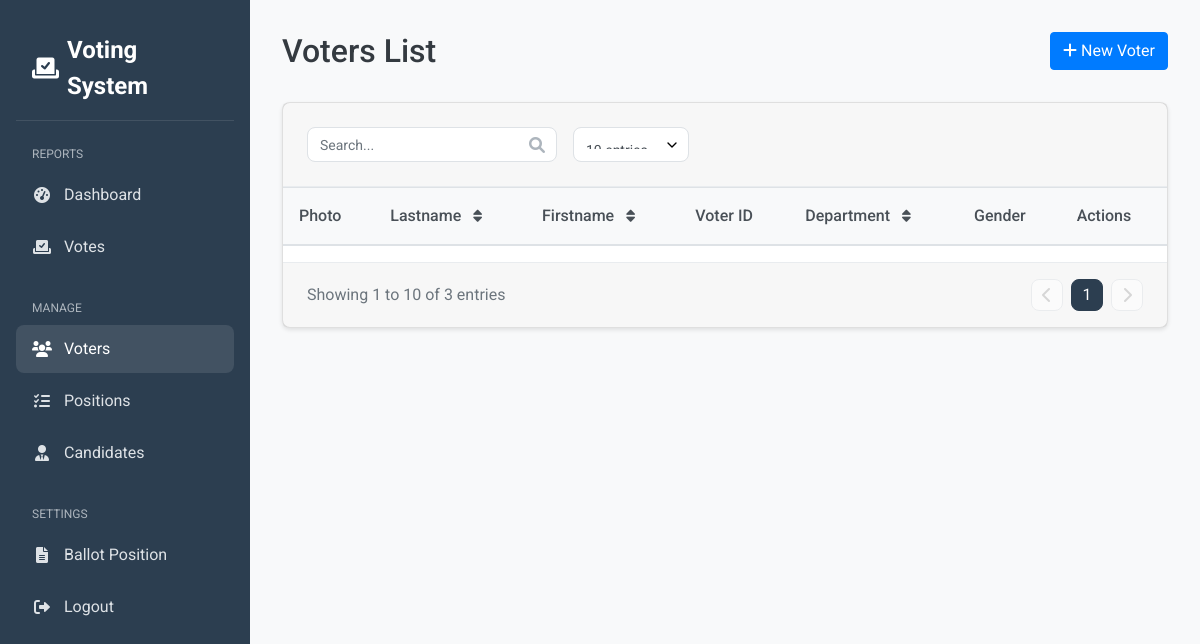
Page /admin/voters.php (signed in) on the earlier database version.
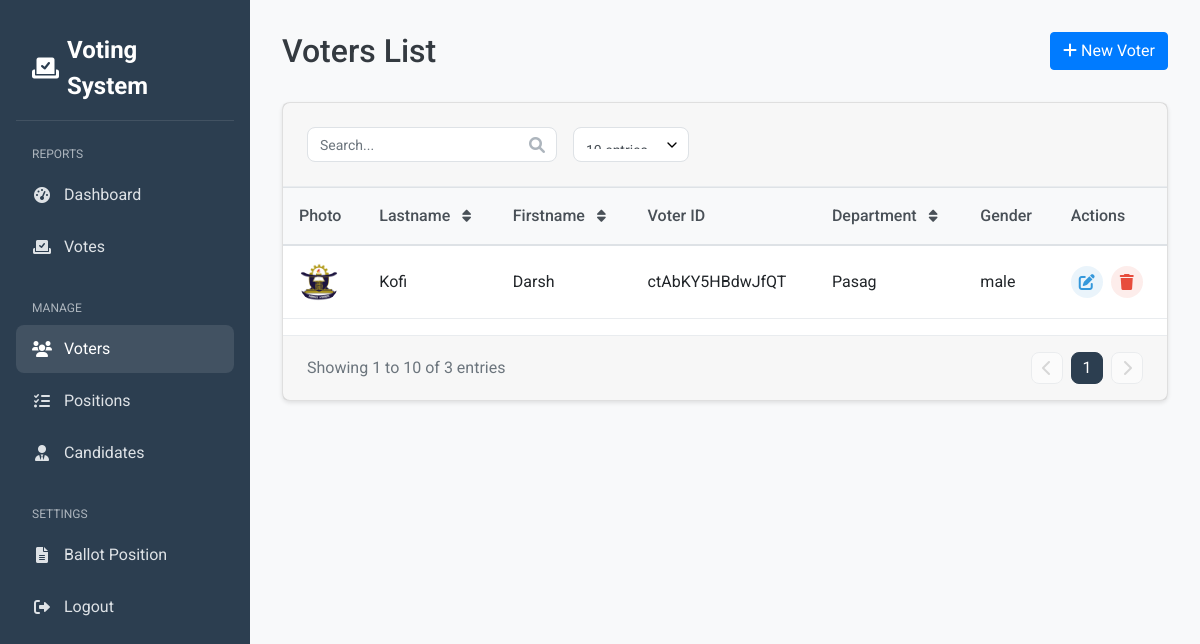
Same page on the later database version.
### tables this page shows
CREATE TABLE `voters` (
  `id` int(11) NOT NULL,
  `voters_id` varchar(15) NOT NULL,
  `password` varchar(60) NOT NULL,
  `firstname` varchar(30) NOT NULL,
  `lastname` varchar(30) NOT NULL,
  `photo` varchar(150) NOT NULL,
  `gender` varchar(100) NOT NULL,
  `department` varchar(100) NOT NULL
);

### admin/voters.php (the view, shortened to what this page needs)
<?php include 'includes/session.php'; ?>
<!DOCTYPE html>
<html>
<head>
    <link rel="stylesheet" href="https://cdn.jsdelivr.net/npm/bootstrap@4.6.2/dist/css/bootstrap.min.css">
    <link rel="stylesheet" href="../css/admin.css">
    <link rel="stylesheet" href="https://cdnjs.cloudflare.com/ajax/libs/font-awesome/6.0.0/css/all.min.css">
</head>
<body>
    <div class="sidebar">
        <div class="sidebar-header">
            <a href="home.php" class="sidebar-brand">
                <i class="fas fa-vote-yea"></i>
                <span>Voting System</span>
            </a>
        </div>
        <div class="nav-section">
            <div class="nav-section-title">REPORTS</div>
            <a href="home.php" class="nav-item">
                <i class="fas fa-tachometer-alt"></i>
                <span>Dashboard</span>
            </a>
            <a href="votes.php" class="nav-item">
                <i class="fas fa-vote-yea"></i>
                <span>Votes</span>
            </a>
        </div>
        <div class="nav-section">
            <div class="nav-section-title">MANAGE</div>
            <a href="voters.php" class="nav-item active">
                <i class="fas fa-users"></i>
                <span>Voters</span>
            </a>
            <a href="positions.php" class="nav-item">
                <i class="fas fa-tasks"></i>
                <span>Positions</span>
            </a>
            <a href="candidates.php" class="nav-item">
                <i class="fas fa-user-tie"></i>
                <span>Candidates</span>
            </a>
        </div>
        <div class="nav-section">
            <div class="nav-section-title">SETTINGS</div>
            <a href="ballot.php" class="nav-item">
                <i class="fas fa-file-alt"></i>
                <span>Ballot Position</span>
            </a>
            <a href="#" class="nav-item" onclick="document.getElementById('logout').click();">
                <i class="fas fa-sign-out-alt"></i>
                <span>Logout</span>
            </a>
        </div>
    </div>
    <div class="main-content">
        <div class="page-header">
            <h2>Voters List</h2>
            <div class="header-actions">
                <button class="btn btn-primary" data-toggle="modal" data-target="#addnew">
                    <i class="fas fa-plus"></i> New Voter
                </button>
            </div>
        </div>
        <div class="card">
            <div class="card-header">
                <div class="card-tools">
                    <div class="search-box">
                        <input type="text" id="searchInput" class="form-control" placeholder="Search...">
                        <i class="fas fa-search"></i>
                    </div>
                    <select class="form-control" id="entriesPerPage">
                        <option value="10">10 entries</option>
                    </select>
                </div>
            </div>
            <div class="table-responsive">
                <table class="table">
                    <thead>
                        <tr>
                            <th>Photo</th>
                            <th>Lastname <i class="fas fa-sort"></i></th>
                            <th>Firstname <i class="fas fa-sort"></i></th>
                            <th>Voter ID</th>
                            <th>Department <i class="fas fa-sort"></i></th>
                            <th>Gender</th>
                            <th>Actions</th>
                        </tr>
                    </thead>
                    <tbody>
                        <?php
                        $sql = "SELECT * FROM voters";
                        $query = $conn->query($sql);
                        while($row = $query->fetch_assoc()){
                            $image = (!empty($row['photo'])) ? '../images/'.$row['photo'] : '../images/profile.jpg';
                            echo "
                                <tr>
                                    <td>
                                        <img src='".$image."' class='voter-photo'>
                                    </td>
                                    <td>".$row['lastname']."</td>
                                    <td>".$row['firstname']."</td>
                                    <td>".$row['voters_id']."</td>
                                    <td>".$row['department']."</td>
                                    <td>".$row['gender']."</td>
                                    <td>
                                        <div class='action-buttons'>
                                            <button class='btn-icon edit' data-id='".$row['id']."' title='Edit'>
                                                <i class='fas fa-edit'></i>
                                            </button>
                                            <button class='btn-icon delete' data-id='".$row['id']."' title='Delete'>
                                                <i class='fas fa-trash'></i>
                                            </button>
                                        </div>
                                    </td>
                                </tr>
                            ";
                        }
                        ?>
                    </tbody>
                </table>
            </div>
            <div class="card-footer">
                <div class="pagination-info">
                    Showing <span>1</span> to <span>10</span> of <span>3</span> entries
                </div>
                <div class="pagination">
                    <button class="btn-page" disabled><i class="fas fa-chevron-left"></i></button>
                    <button class="btn-page active">1</button>
                    <button class="btn-page" disabled><i class="fas fa-chevron-right"></i></button>
                </div>
            </div>
        </div>
    </div>
</body>
</html>

### css/admin.css (style rules this page uses)
:root { --primary-color: #2C3E50; --secondary-color: #3498DB; --success-color: #27AE60; --warning-color: #F1C40F; --danger-color: #E74C3C; --gray-100: #F8F9FA; --gray-200: #E9ECEF; --gray-300: #DEE2E6; --gray-400: #CED4DA; --gray-500: #ADB5BD; --gray-600: #6C757D; --gray-700: #495057; --gray-800: #343A40; --gray-900: #212529; --border-radius: 8px; --box-shadow: 0 2px 4px rgba(0, 0, 0, 0.1); }
body { font-family: 'Roboto', sans-serif; background-color: var(--gray-100); margin: 0; padding: 0; min-height: 100vh; display: flex; }
.sidebar { width: 250px; background-color: var(--primary-color); color: white; padding: 1rem; display: flex; flex-direction: column; position: fixed; height: 100vh; transition: all 0.3s ease; }
.sidebar-header { padding: 1rem; border-bottom: 1px solid rgba(255, 255, 255, 0.1); margin-bottom: 1rem; }
.sidebar-brand { font-size: 1.5rem; font-weight: bold; color: white; text-decoration: none; display: flex; align-items: center; gap: 0.5rem; }
.nav-section { margin-bottom: 1rem; }
.nav-section-title { text-transform: uppercase; font-size: 0.75rem; color: var(--gray-500); padding: 0.5rem 1rem; }
.nav-item { display: flex; align-items: center; padding: 0.75rem 1rem; color: var(--gray-300); text-decoration: none; border-radius: var(--border-radius); transition: all 0.3s ease; margin-bottom: 0.25rem; }
.nav-item:hover, .nav-item.active { background-color: rgba(255, 255, 255, 0.1); color: white; }
.nav-item i { margin-right: 0.75rem; width: 20px; text-align: center; }
.main-content { flex: 1; margin-left: 250px; padding: 2rem; }
.page-header { display: flex; justify-content: space-between; align-items: center; margin-bottom: 2rem; }
.page-header h2 { margin: 0; color: var(--gray-800); }
.card { background: white; border-radius: var(--border-radius); box-shadow: var(--box-shadow); margin-bottom: 2rem; }
.card-header { padding: 1.5rem; border-bottom: 1px solid var(--gray-200); display: flex; justify-content: space-between; align-items: center; }
.card-tools { display: flex; gap: 1rem; align-items: center; }
.search-box { position: relative; }
.search-box input { padding-right: 2.5rem; width: 250px; }
.search-box i { position: absolute; right: 0.75rem; top: 50%; transform: translateY(-50%); color: var(--gray-500); }
.table-responsive { overflow-x: auto; }
.table { width: 100%; border-collapse: collapse; }
.table th { background-color: var(--gray-100); padding: 1rem; text-align: left; font-weight: 500; color: var(--gray-700); border-bottom: 2px solid var(--gray-200); white-space: nowrap; }
.table th i { margin-left: 0.5rem; font-size: 0.875rem; cursor: pointer; }
.table td { padding: 1rem; border-bottom: 1px solid var(--gray-200); vertical-align: middle; }
.voter-photo { width: 40px; height: 40px; border-radius: 50%; object-fit: cover; }
.action-buttons { display: flex; gap: 0.5rem; }
.btn-icon { width: 32px; height: 32px; border-radius: 50%; border: none; display: flex; align-items: center; justify-content: center; cursor: pointer; transition: all 0.3s ease; }
.btn-icon.edit { background-color: rgba(52, 152, 219, 0.1); color: var(--secondary-color); }
.btn-icon.delete { background-color: rgba(231, 76, 60, 0.1); color: var(--danger-color); }
.card-footer { padding: 1rem 1.5rem; border-top: 1px solid var(--gray-200); display: flex; justify-content: space-between; align-items: center; }
.pagination-info { color: var(--gray-600); }
.pagination { display: flex; gap: 0.5rem; }
.btn-page { width: 32px; height: 32px; border-radius: var(--border-radius); border: 1px solid var(--gray-300); background: white; display: flex; align-items: center; justify-content: center; cursor: pointer; transition: all 0.3s ease; }
.btn-page.active { background-color: var(--primary-color); color: white; border-color: var(--primary-color); }
.btn-page:disabled { opacity: 0.5; cursor: not-allowed; }
.form-control { width: 100%; padding: 0.75rem; border: 1px solid var(--gray-300); border-radius: var(--border-radius); font-size: 0.875rem; transition: all 0.3s ease; }
select.form-control { padding-right: 2rem; background-repeat: no-repeat; background-position: right 0.5rem center; background-size: 1rem; appearance: none; }

Differences in the rows shown:
added voters: photo (picture), lastname "Kofi", firstname "Darsh", voters "ctAbKY5HBdwJfQT", department "Pasag", gender "male"
